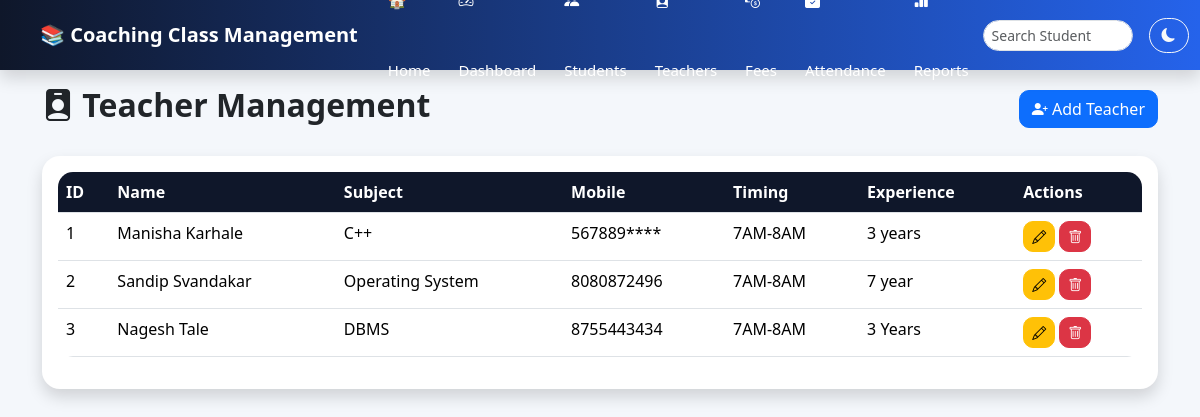
Before: /teachers with the older database file.
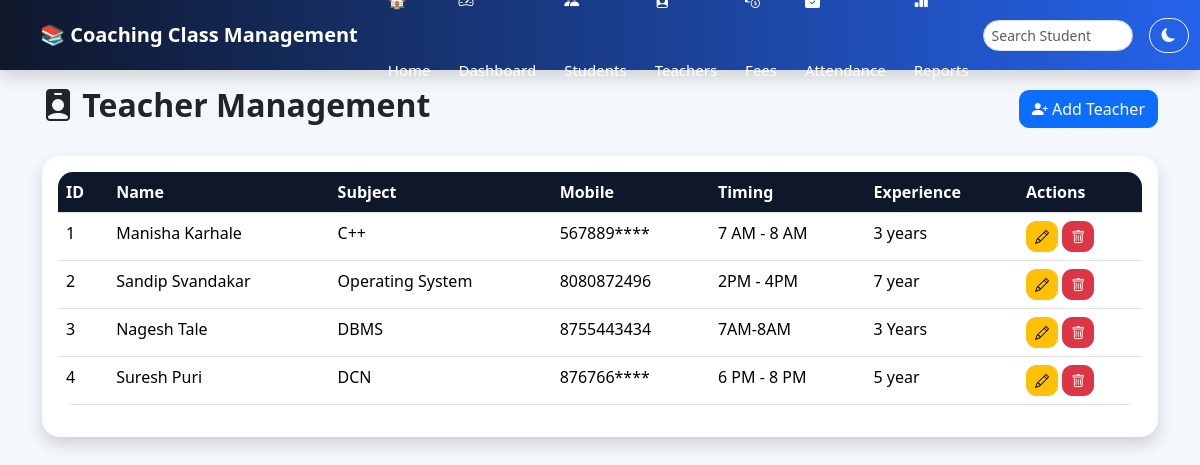
After: the same page with the newer database file.
### tables this page shows
CREATE TABLE teachers(

        id INTEGER PRIMARY KEY AUTOINCREMENT,
        name TEXT,
        subject TEXT,
        mobile TEXT,
        timing TEXT,
        experience TEXT

    );

### app.py (the view)
@app.route("/teachers")
def teachers():
    conn = get_connection()
    teachers = conn.execute("""
    SELECT *
    FROM teachers
    ORDER BY id ASC
    """).fetchall()
    conn.close()
    return render_template(
        "teachers.html",
        teachers=teachers
    )

### db.py (called while the page is built)
def get_connection():
    conn = sqlite3.connect(DATABASE)
    conn.row_factory = sqlite3.Row
    return conn

### templates/teachers.html (shortened to what this page needs)
{% extends "base.html" %}
{% block content %}
<div class="d-flex justify-content-between align-items-center mb-4">
    <h2 class="fw-bold">
        <i class="bi bi-person-badge-fill"></i>
        Teacher Management
    </h2>
    <a href="/add_teacher" class="btn btn-primary">
        <i class="bi bi-person-plus-fill"></i>
        Add Teacher
    </a>
</div>
<div class="card shadow p-3">
<table class="table table-hover">
<thead>
<tr>
<th>ID</th>
<th>Name</th>
<th>Subject</th>
<th>Mobile</th>
<th>Timing</th>
<th>Experience</th>
<th>Actions</th>
</tr>
</thead>
<tbody>
{% for t in teachers %}
<tr>
<td>
{{t.id}}
</td>
<td>
{{t.name}}
</td>
<td>
{{t.subject}}
</td>
<td>
{{t.mobile}}
</td>
<td>
{{t.timing}}
</td>
<td>
{{t.experience}}
</td>
<td>
<a href="/edit_teacher/{{t.id}}" class="btn btn-warning btn-sm">
    <i class="bi bi-pencil"></i>
</a>
<a href="/delete_teacher/{{t.id}}" class="btn btn-danger btn-sm"
   onclick="return confirm('Delete Teacher?')">
    <i class="bi bi-trash"></i>
</a>
</td>
</tr>
{% endfor %}
</tbody>
</table>
</div>
{% endblock %}

### templates/base.html (shortened to what this page needs)
<!DOCTYPE html>
<html lang="en">
<head>
    <link href="https://cdn.jsdelivr.net/npm/bootstrap@5.3.3/dist/css/bootstrap.min.css" rel="stylesheet">
    <link href="https://cdn.jsdelivr.net/npm/bootstrap-icons@1.11.3/font/bootstrap-icons.css" rel="stylesheet">
    <link rel="stylesheet" href="{{ url_for('static', filename='style.css') }}">
</head>
<body>
<nav class="navbar navbar-expand-lg navbar-dark bg-primary shadow sticky-top">
    <div class="container-fluid">
        <a class="navbar-brand fw-bold" href="/">
            📚 Coaching Class Management
        </a>
        <div class="collapse navbar-collapse" id="navbarNav">
            <ul class="navbar-nav me-auto">
               <li class="nav-item">
                    <a class="nav-link" href="/">
                    </a>
                </li>
                <li class="nav-item">
                    <a class="nav-link" href="/dashboard">
                        <i class="bi bi-speedometer2"></i> Dashboard
                    </a>
                </li>
                <li class="nav-item">
                    <a class="nav-link" href="/students">
                        <i class="bi bi-people-fill"></i> Students
                    </a>
                </li>
                <li class="nav-item">
                    <a class="nav-link" href="/teachers">
                        <i class="bi bi-person-badge-fill"></i> Teachers
                    </a>
                </li>
                <li class="nav-item">
                    <a class="nav-link" href="/fees">
                        <i class="bi bi-cash-coin"></i> Fees
                    </a>
                </li>
                <li class="nav-item">
                    <a class="nav-link" href="/attendance">
                        <i class="bi bi-calendar-check-fill"></i> Attendance
                    </a>
                </li>
                <li class="nav-item">
                    <a class="nav-link" href="/reports">
                        <i class="bi bi-bar-chart-fill"></i> Reports
                    </a>
                </li>
            </ul>
            <form class="d-flex me-3" action="/students" method="GET">
                <input class="form-control form-control-sm"
                       type="search"
                       name="search"
                       placeholder="Search Student">
            </form>
            <button class="btn btn-outline-light btn-sm me-2"
                    onclick="darkMode()">
                <i class="bi bi-moon-fill"></i>
            </button>
        </div>
    </div>
</nav>
<div class="container mt-3">
{% block content %}
{% endblock %}
</div>
</body>
</html>

### static/style.css (style rules this page uses)
* { margin:0; padding:0; box-sizing:border-box; }
body { background:#f4f7fb; font-family:'Segoe UI',sans-serif; }
.navbar { background:linear-gradient(90deg,#0f172a,#2563eb); min-height:70px; height:70px; padding:0 15px !important; }
.navbar-brand { font-weight:bold; font-size:20px; padding:0; }
.navbar .nav-link { color:white !important; margin:0 6px; padding:0 8px !important; line-height:70px; font-size:15px; font-weight:500; transition:.3s; }
.navbar .form-control { width:150px; border-radius:20px; }
.navbar .btn { border-radius:20px; padding:6px 12px; }
.container-fluid { padding-left:25px; padding-right:25px; }
.card { border:none; border-radius:18px; box-shadow: 0 10px 25px rgba(0,0,0,0.08); transition:.3s; }
.btn { border-radius:10px; }
.table { background:white; border-radius:15px; overflow:hidden; }
.table th { background:#0f172a; color:white; }

Changed rows visible on the page:
changed teachers "Manisha Karhale": timing "7AM-8AM" → "7 AM - 8 AM"
changed teachers "Sandip Svandakar": timing "7AM-8AM" → "2PM - 4PM"
added teachers: id "4", name "Suresh Puri", subject "DCN", mobile "876766****", timing "6 PM - 8 PM", experience "5 year"
